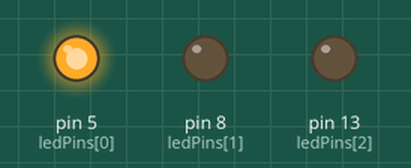
Recording of a sketch running on a simulated Arduino Uno, built with avr-gcc and run on an emulated ATmega328P. Parts: output pins drawn as LEDs (lit = HIGH).

Above: at 0.05 s.
At 0.75 s:
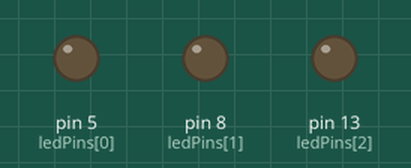
At 1.45 s:
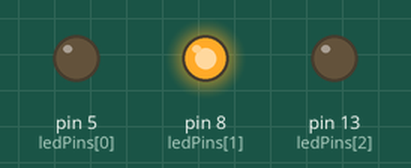
At 2.85 s:
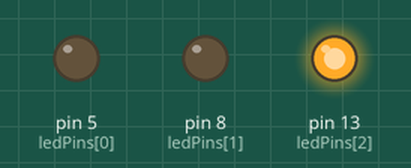
Timing chart, 0 to 3.1 s (numbered marks = the images above):
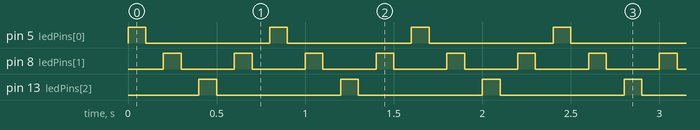

Measured:
- by itself, pin 5 (ledPins[0]), pin 13 (ledPins[2]): alternates HIGH for 0.10 s and LOW for 0.70 s
- by itself, pin 8 (ledPins[1]): alternates HIGH for 0.10 s and LOW for 0.30 s

The sketch:

Blink.ino
```cpp
int ledCount = 3;
int ledPins [] = { 5, 8, 13 };

int ledDelay = 100;


void setup() {
  for (int thisLed = 0; thisLed < ledCount; thisLed++) {
    pinMode(ledPins[thisLed], OUTPUT);
  }
}

// the loop function runs over and over again forever
void loop() {
  for (int thisLed = 0; thisLed < ledCount; thisLed++) {
    digitalWrite(ledPins[thisLed], HIGH);
    delay(ledDelay);
    digitalWrite(ledPins[thisLed], LOW);
    delay(ledDelay);
  }
  for (int thisLed = ledCount-2; thisLed > 0; thisLed--) {
    digitalWrite(ledPins[thisLed], HIGH);
    delay(ledDelay);
    digitalWrite(ledPins[thisLed], LOW);
    delay(ledDelay);
  }
}
```
